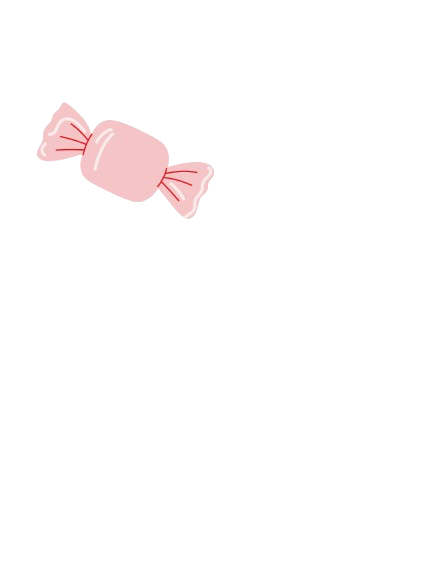
#> input picture candy1.png, 439 x 568 px, given in place of ball2.png, which was not available
$ python crop.py
#> lines starting #> are read from the running program, lines starting #| are printed output that depends on the picture; after the words box and inside, x2 and y2 are one past the last pixel; in counts of white or black regions, pixels touching at a corner belong together; pictures that were not available may be replaced by others from this repository, and a replacement may not be noted
from PIL import Image
import numpy as np

names = ["ball2", "ball1", "shielded_jar", "shield", "bomb", "candy", "cheese", "coin", "jar"]

for name in names:
    if name == "candy":
        for i in range(1, 7):
            im = Image.open(f"candy{i}.png").convert("RGBA")

            alpha = im.split()[-1]

            data = np.array(im)
            r, g, b, a = data.T

            a[(a == 1)] = 0

            img_new = Image.fromarray(data)
            img_new.save('output.png')

            bbox = img_new.getbbox()
            im2 = im.crop(bbox)

            im2.save(f"candy{i}_cropped.png")
    else:
        im = Image.open(f"{name}.png").convert("RGBA")
#> im is the input picture: PIL image 439x568 RGBA; mean R, G, B, A 43.1, 41.3, 41.4, 9.8

        alpha = im.split()[-1]
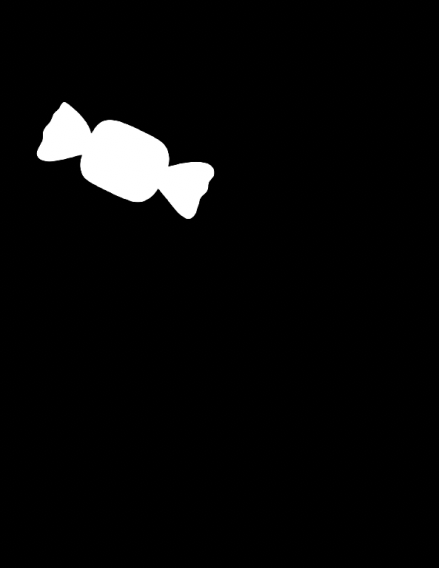
#> alpha: PIL image 439x568 L; min 0, max 255, mean 9.8

        data = np.array(im)
        r, g, b, a = data.T
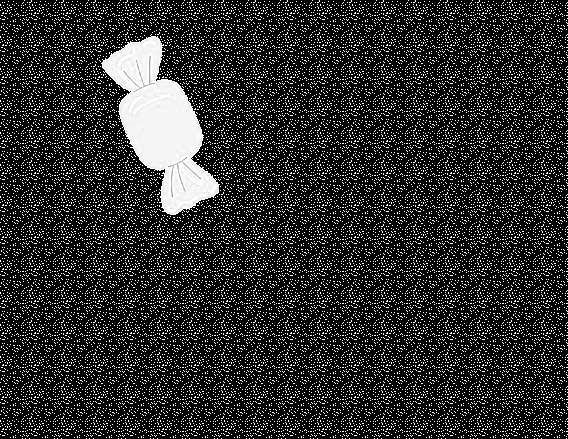
#> r: shape (439, 568); min 0, max 255, mean 43.1
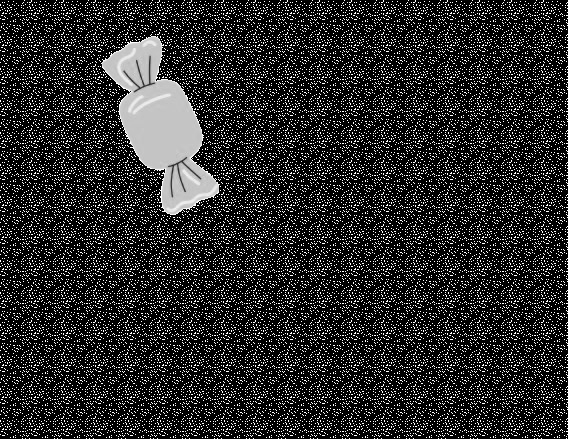
#> g: shape (439, 568); min 0, max 255, mean 41.3
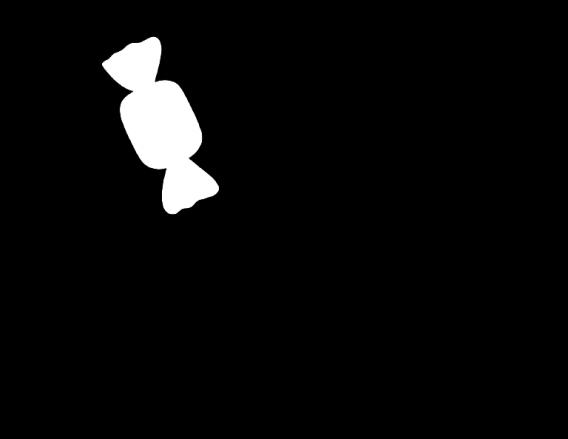
#> a: shape (439, 568); min 0, max 255, mean 9.8

        a[(a == 1)] = 0
#> a: shape (439, 568); 13.14% of pixels changed, all inside (x1, y1, x2, y2) = (0, 0, 568, 439)

        img_new = Image.fromarray(data)
        img_new.save('output.png')

        bbox = img_new.getbbox()
#> bbox = (36, 102, 215, 219)
        im2 = im.crop(bbox)
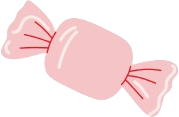
#> im2: PIL image 179x117 RGBA; mean R, G, B, A 133.1, 110.8, 111.9, 114.7; transparent parts drawn white

        im2.save(f"{name}_cropped.png")
#> pass 2 of the loop `for name in names:`:
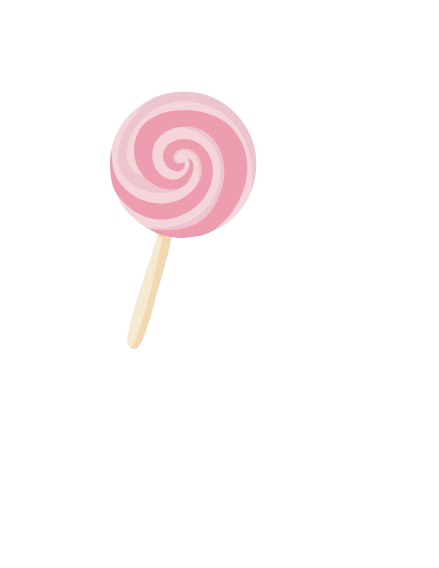
#> input picture candy2.png, 439 x 568 px, given in place of ball1.png, which was not available
#> im is the input picture: PIL image 439x568 RGBA; mean R, G, B, A 50.9, 47, 47.6, 19.4
#> `r, g, b, a = data.T`:
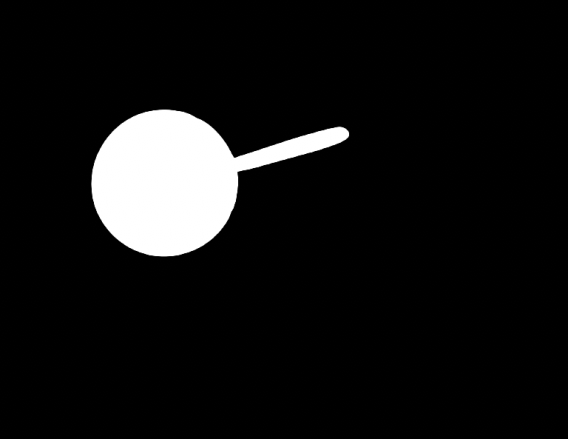
#> a: shape (439, 568); min 0, max 255, mean 19.4
#> bbox = (109, 90, 257, 350)
#> `im2 = im.crop(bbox)`:
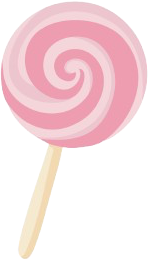
#> im2: PIL image 148x260 RGBA; mean R, G, B, A 138.7, 113.2, 117.1, 124.9; transparent parts drawn white
#> (the run stopped early here; a loop or call above may not have finished)
